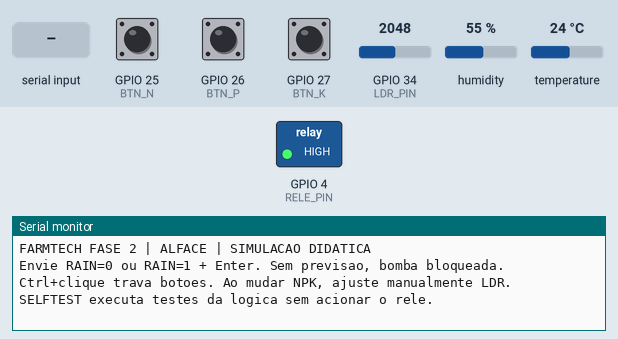
A sketch run on a simulated ESP32. Shown: switched loads named in the sketch (green lamp = pin HIGH), the last lines printed to the serial monitor. The inputs (shaded band) are chosen by the test bench; at power-on: GPIO 25 (BTN_N) HIGH, GPIO 26 (BTN_P) HIGH, GPIO 27 (BTN_K) HIGH, GPIO 34 (LDR_PIN) = 2048, humidity 55 %, temperature 24 °C (analog values on the 0–4095 scale).

Above: at 1.2 s.
1.3 s: GPIO 25 (BTN_N) pulled LOW for 1 s
3.8 s: GPIO 26 (BTN_P) pulled LOW for 1 s
7.5 s: GPIO 27 (BTN_K) pulled LOW for 1 s
10.0 s: "RAIN=0\n" received over Serial
At 10.9 s:
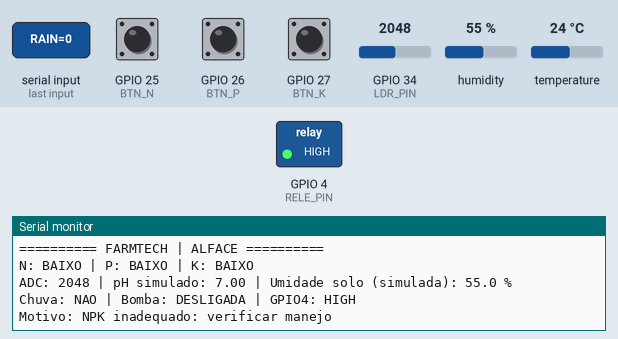
11.5 s: "RAIN=1\n" received over Serial
At 13.0 s:
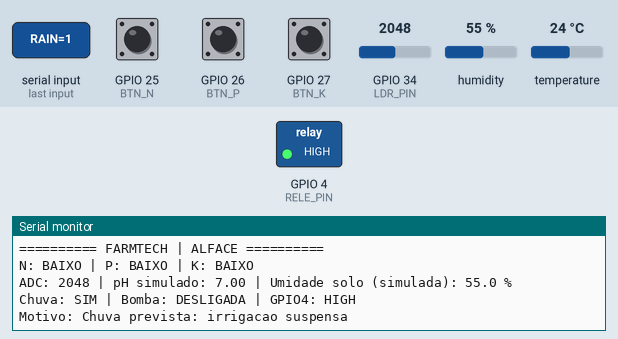
13.5 s: "RAIN=UNKNOWN\n" received over Serial
At 15.0 s:
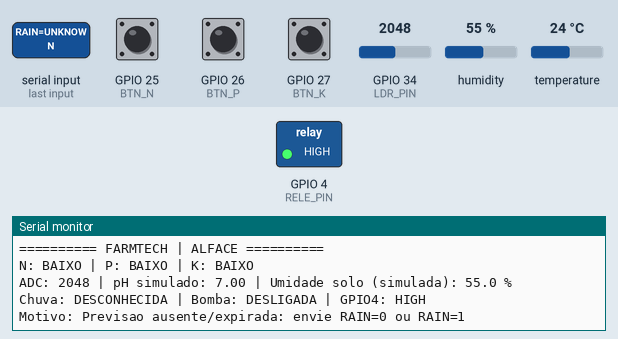

The sketch:

sketch.ino
```cpp
#include <DHTesp.h>
#include <math.h>

// Substituicoes didaticas FIAP: botoes=NPK, LDR=pH, DHT22=solo.
const int BTN_N = 25, BTN_P = 26, BTN_K = 27;
const int DHT_PIN = 15, LDR_PIN = 34, RELE_PIN = 4;
const int RELE_LIGADO = LOW, RELE_DESLIGADO = HIGH;
const float PH_MIN = 6.0f, PH_MAX = 6.5f;
const float UMIDADE_LIGA = 60.0f, UMIDADE_DESLIGA = 70.0f;
const unsigned long INTERVALO_SENSOR = 2000;
const unsigned long VALIDADE_CHUVA = 6UL * 60UL * 60UL * 1000UL;
DHTesp dhtSensor;
bool bombaLigada = false, chuva = false, climaRecebido = false;
unsigned long ultimaChuva = 0, ultimaLeitura = 0, ultimoRelatorio = 0;
float umidade = NAN;
char comando[48];
size_t tamanhoComando = 0;
bool comandoLongo = false;

struct Decisao { bool ligar; const char *motivo; };

Decisao decidir(bool n, bool p, bool k, float ph, float u, bool chove, bool anterior) {
  if (!isfinite(u) || u < 0 || u > 100) return {false, "Falha na leitura de umidade"};
  if (!isfinite(ph) || ph < 0 || ph > 14) return {false, "Falha na leitura de pH simulado"};
  if (chove) return {false, "Chuva prevista: irrigacao suspensa"};
  if (!n || !p || !k) return {false, "NPK inadequado: verificar manejo"};
  if (ph < PH_MIN || ph > PH_MAX) return {false, "pH fora da faixa operacional"};
  if (u < UMIDADE_LIGA) return {true, "Umidade abaixo de 60%"};
  if (u >= UMIDADE_DESLIGA) return {false, "Umidade atingiu 70%"};
  return {anterior, "Histerese 60-70%: manter estado anterior"};
}

void autoteste() {
  int passou = 0, total = 0;
  auto testar = [&](const char *nome, bool esperado, bool n, bool p, bool k, float ph, float u, bool chove, bool anterior) {
    bool ok = decidir(n,p,k,ph,u,chove,anterior).ligar == esperado;
    total++; if (ok) passou++;
    Serial.printf("TEST %s: %s\n", nome, ok ? "PASS" : "FAIL");
  };
  testar("seco",true,1,1,1,6.25,40,0,0); testar("molhado",false,1,1,1,6.25,80,0,1);
  testar("chuva",false,1,1,1,6.25,40,1,1); testar("N",false,0,1,1,6.25,40,0,1);
  testar("P",false,1,0,1,6.25,40,0,1); testar("K",false,1,1,0,6.25,40,0,1);
  testar("pH_baixo",false,1,1,1,5.9,40,0,1); testar("pH_alto",false,1,1,1,6.6,40,0,1);
  testar("pH_min",true,1,1,1,6.0,40,0,0); testar("pH_max",true,1,1,1,6.5,40,0,0);
  testar("60_desligada",false,1,1,1,6.25,60,0,0); testar("60_ligada",true,1,1,1,6.25,60,0,1);
  testar("65_desligada",false,1,1,1,6.25,65,0,0); testar("65_ligada",true,1,1,1,6.25,65,0,1);
  testar("70",false,1,1,1,6.25,70,0,1); testar("NaN_umidade",false,1,1,1,6.25,NAN,0,1);
  testar("umidade_negativa",false,1,1,1,6.25,-1,0,1); testar("umidade_101",false,1,1,1,6.25,101,0,1);
  testar("NaN_ph",false,1,1,1,NAN,40,0,1);
  Serial.printf("SELFTEST %d/%d PASS (logica; nao testa fiacao)\n", passou,total);
}

void executarComando() {
  comando[tamanhoComando] = '\0';
  if (!strcmp(comando,"RAIN=0") || !strcmp(comando,"RAIN=1")) {
    chuva = comando[5] == '1'; climaRecebido = true; ultimaChuva = millis();
    Serial.printf("OK RAIN=%d (validade: 6 horas de simulacao)\n", chuva);
  } else if (!strcmp(comando,"RAIN=UNKNOWN")) { climaRecebido = false; Serial.println("OK previsao indisponivel: bomba bloqueada");
  } else if (!strcmp(comando,"SELFTEST")) { autoteste();
  } else if (tamanhoComando) Serial.println("ERRO: use RAIN=0, RAIN=1, RAIN=UNKNOWN ou SELFTEST");
}
void lerSerial() {
  while (Serial.available()) {
    char c = Serial.read(); if (c == '\r') continue;
    if (c == '\n') {
      if (comandoLongo) Serial.println("ERRO: comando muito longo, descartado"); else executarComando();
      tamanhoComando = 0; comandoLongo = false;
    } else if (!comandoLongo) {
      if (tamanhoComando < sizeof(comando)-1) comando[tamanhoComando++] = c; else comandoLongo = true;
    }
  }
}
void setup() {
  Serial.begin(115200); digitalWrite(RELE_PIN, RELE_DESLIGADO); pinMode(RELE_PIN, OUTPUT);
  pinMode(BTN_N, INPUT_PULLUP); pinMode(BTN_P, INPUT_PULLUP); pinMode(BTN_K, INPUT_PULLUP);
  analogReadResolution(12); dhtSensor.setup(DHT_PIN, DHTesp::DHT22);
  Serial.println("FARMTECH FASE 2 | ALFACE | SIMULACAO DIDATICA");
  Serial.println("Envie RAIN=0 ou RAIN=1 + Enter. Sem previsao, bomba bloqueada.");
  Serial.println("Ctrl+clique trava botoes. Ao mudar NPK, ajuste manualmente LDR.");
  Serial.println("SELFTEST executa testes da logica sem acionar o rele.");
}
void loop() {
  lerSerial(); unsigned long agora = millis();
  if (agora - ultimaLeitura >= INTERVALO_SENSOR) { ultimaLeitura = agora; umidade = dhtSensor.getTempAndHumidity().humidity; }
  bool n = digitalRead(BTN_N) == LOW, p = digitalRead(BTN_P) == LOW, k = digitalRead(BTN_K) == LOW;
  int adc = analogRead(LDR_PIN); float ph = adc * 14.0f / 4095.0f;
  bool climaValido = climaRecebido && agora - ultimaChuva < VALIDADE_CHUVA;
  Decisao d = decidir(n,p,k,ph,umidade,chuva,bombaLigada);
  if (!climaValido) d = {false,"Previsao ausente/expirada: envie RAIN=0 ou RAIN=1"};
  bombaLigada = d.ligar; digitalWrite(RELE_PIN,bombaLigada ? RELE_LIGADO : RELE_DESLIGADO);
  if (agora - ultimoRelatorio >= INTERVALO_SENSOR) {
    ultimoRelatorio = agora; Serial.println("========== FARMTECH | ALFACE ==========");
    Serial.printf("N: %s | P: %s | K: %s\n",n?"OK":"BAIXO",p?"OK":"BAIXO",k?"OK":"BAIXO");
    Serial.printf("ADC: %d | pH simulado: %.2f | Umidade solo (simulada): %.1f %%\n",adc,ph,umidade);
    Serial.printf("Chuva: %s | Bomba: %s | GPIO4: %s\n",!climaValido?"DESCONHECIDA":chuva?"SIM":"NAO",bombaLigada?"LIGADA":"DESLIGADA",bombaLigada?"LOW":"HIGH");
    Serial.printf("Motivo: %s\n",d.motivo);
  }
  delay(20);
}
```

Measured:
- after the input at 10.0 s, the serial monitor: prints a new line at once (image 1)
- after the input at 11.5 s, the serial monitor: prints a new line at once (image 2)
- after the input at 13.5 s, the serial monitor: prints a new line at once (image 3)
